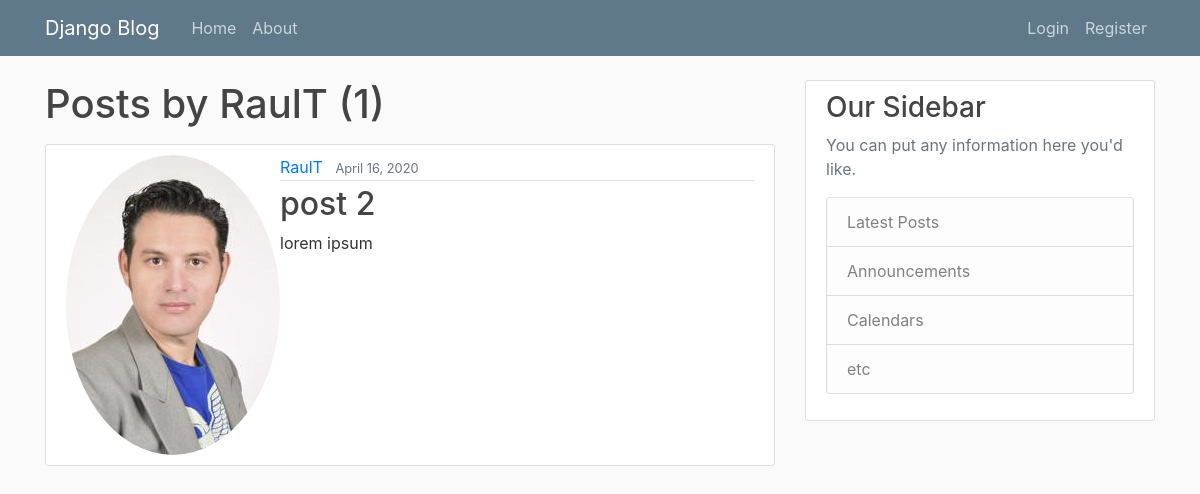
The page /user/RaulT on the database its author committed.
### blog/models.py (models this page shows, shortened)
class Post(models.Model):
    title = models.CharField(max_length=100)
    content = models.TextField()
    date_posted = models.DateTimeField(default=timezone.now)
    author = models.ForeignKey(User, on_delete=models.CASCADE)

### users/models.py (models this page shows, shortened)
class Profile(models.Model):
    user = models.OneToOneField(User, on_delete=models.CASCADE)
    image = models.ImageField(default='default.jpg', upload_to='profile_pics')

### blog/views.py (the view)
# urls.py: path('user/<str:username>', UserPostListView.as_view(), name='user-posts'),
class UserPostListView(ListView):
    model = Post
    template_name = 'blog/user_posts.html' # <app>/<model>_<viewtype>.html
    context_object_name = 'posts'
    paginate_by = 5
    def get_queryset(self):
        user = get_object_or_404(User, username=self.kwargs.get('username'))
        return Post.objects.filter(author=user).order_by('-date_posted')

### blog/templates/blog/user_posts.html (shortened to what this page needs)
{% extends "blog/base.html" %}
{% block content %}
    <h1 class="mb-3">Posts by {{ view.kwargs.username }} ({{ page_obj.paginator.count }})</h1>
    {% for post in posts %}
        <article class="media content-section">
          <img class="rounded-circle article-image" src="{{ post.author.profile.image.url }}">
          <div class="media-body">
            <div class="article-metadata">
              <a class="mr-2" href="{% url 'user-posts' post.author.username %}">{{ post.author }}</a>
              <small class="text-muted">{{ post.date_posted|date:"F d, Y" }}</small>
            </div>
            <h2><a class="article-title" href="{% url 'post-detail' post.id %}">{{ post.title }}</a></h2>
            <p class="article-content">{{ post.content }}</p>
          </div>
        </article>
    {% endfor %}
{% endblock content %}

### blog/static/blog/main.css (style rules this page uses)
body { background: #fafafa; color: #333333; margin-top: 5rem; }
h1, h2, h3, h4, h5, h6 { color: #444444; }
.content-section { background: #ffffff; padding: 10px 20px; border: 1px solid #dddddd; border-radius: 3px; margin-bottom: 20px; }
.article-title { color: #444444; }
.article-content { white-space: pre-line; }
.article-metadata { padding-bottom: 1px; margin-bottom: 4px; border-bottom: 1px solid #e3e3e3 }

### rows shown on the page
Post: author.profile.image (picture), author "RaulT", date_posted "April 16, 2020", title "post 2", content "lorem ipsum"

### other values the page prints
{{ view.kwargs.username }} "RaulT"
{{ page_obj.paginator.count }} "1"
